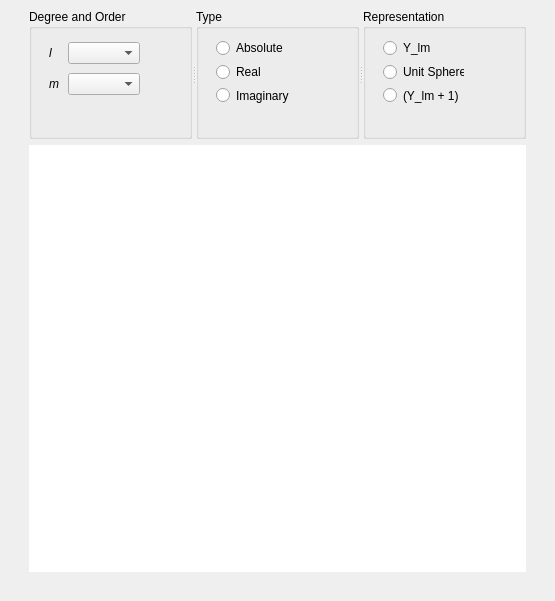
<?xml version="1.0" encoding="UTF-8"?>
<ui version="4.0">
 <class>MainWindow</class>
 <widget class="QMainWindow" name="MainWindow">
  <property name="geometry">
   <rect>
    <x>0</x>
    <y>0</y>
    <width>555</width>
    <height>601</height>
   </rect>
  </property>
  <property name="windowTitle">
   <string>MainWindow</string>
  </property>
  <widget class="QWidget" name="centralwidget">
   <layout class="QGridLayout" name="gridLayout_2">
    <item row="1" column="0">
     <spacer name="verticalSpacer">
      <property name="orientation">
       <enum>Qt::Vertical</enum>
      </property>
      <property name="sizeType">
       <enum>QSizePolicy::Expanding</enum>
      </property>
      <property name="sizeHint" stdset="0">
       <size>
        <width>20</width>
        <height>450</height>
       </size>
      </property>
     </spacer>
    </item>
    <item row="0" column="1">
     <widget class="QSplitter" name="splitter">
      <property name="orientation">
       <enum>Qt::Horizontal</enum>
      </property>
      <widget class="QGroupBox" name="groupBox_DO">
       <property name="title">
        <string>Degree and Order</string>
       </property>
       <widget class="QWidget" name="">
        <property name="geometry">
         <rect>
          <x>20</x>
          <y>30</y>
          <width>91</width>
          <height>61</height>
         </rect>
        </property>
        <layout class="QGridLayout" name="gridLayout">
         <item row="0" column="0">
          <widget class="QLabel" name="label">
           <property name="font">
            <font>
             <family>MS Sans Serif</family>
             <italic>true</italic>
            </font>
           </property>
           <property name="text">
            <string>l</string>
           </property>
          </widget>
         </item>
         <item row="0" column="1">
          <widget class="QComboBox" name="comboBox"/>
         </item>
         <item row="1" column="0">
          <widget class="QLabel" name="label_2">
           <property name="font">
            <font>
             <family>MS Sans Serif</family>
             <italic>true</italic>
            </font>
           </property>
           <property name="text">
            <string>m</string>
           </property>
          </widget>
         </item>
         <item row="1" column="1">
          <widget class="QComboBox" name="comboBox_2"/>
         </item>
        </layout>
       </widget>
      </widget>
      <widget class="QGroupBox" name="groupBox_Type">
       <property name="title">
        <string>Type</string>
       </property>
       <widget class="QWidget" name="">
        <property name="geometry">
         <rect>
          <x>20</x>
          <y>30</y>
          <width>73</width>
          <height>65</height>
         </rect>
        </property>
        <layout class="QVBoxLayout" name="verticalLayout">
         <item>
          <widget class="QRadioButton" name="radioButton">
           <property name="text">
            <string>Absolute</string>
           </property>
          </widget>
         </item>
         <item>
          <widget class="QRadioButton" name="radioButton_2">
           <property name="text">
            <string>Real</string>
           </property>
          </widget>
         </item>
         <item>
          <widget class="QRadioButton" name="radioButton_3">
           <property name="text">
            <string>Imaginary</string>
           </property>
          </widget>
         </item>
        </layout>
       </widget>
      </widget>
      <widget class="QGroupBox" name="groupBox_Repres">
       <property name="title">
        <string>Representation</string>
       </property>
       <widget class="QWidget" name="">
        <property name="geometry">
         <rect>
          <x>20</x>
          <y>30</y>
          <width>81</width>
          <height>65</height>
         </rect>
        </property>
        <layout class="QVBoxLayout" name="verticalLayout_2">
         <item>
          <widget class="QRadioButton" name="radioButton_4">
           <property name="text">
            <string>Y_lm</string>
           </property>
          </widget>
         </item>
         <item>
          <widget class="QRadioButton" name="radioButton_5">
           <property name="text">
            <string>Unit Sphere</string>
           </property>
          </widget>
         </item>
         <item>
          <widget class="QRadioButton" name="radioButton_6">
           <property name="text">
            <string>(Y_lm + 1)</string>
           </property>
          </widget>
         </item>
        </layout>
       </widget>
      </widget>
     </widget>
    </item>
    <item row="1" column="1">
     <widget class="QWidget" name="mayavi_widget" native="true">
      <property name="styleSheet">
       <string notr="true">background-color: rgb(255, 255, 255);</string>
      </property>
     </widget>
    </item>
    <item row="1" column="2">
     <spacer name="verticalSpacer_3">
      <property name="orientation">
       <enum>Qt::Vertical</enum>
      </property>
      <property name="sizeHint" stdset="0">
       <size>
        <width>20</width>
        <height>40</height>
       </size>
      </property>
     </spacer>
    </item>
    <item row="0" column="0">
     <spacer name="verticalSpacer_2">
      <property name="orientation">
       <enum>Qt::Vertical</enum>
      </property>
      <property name="sizeType">
       <enum>QSizePolicy::Fixed</enum>
      </property>
      <property name="sizeHint" stdset="0">
       <size>
        <width>1</width>
        <height>130</height>
       </size>
      </property>
     </spacer>
    </item>
    <item row="2" column="1">
     <spacer name="horizontalSpacer">
      <property name="orientation">
       <enum>Qt::Horizontal</enum>
      </property>
      <property name="sizeHint" stdset="0">
       <size>
        <width>40</width>
        <height>20</height>
       </size>
      </property>
     </spacer>
    </item>
   </layout>
  </widget>
 </widget>
 <resources/>
 <connections/>
</ui>
